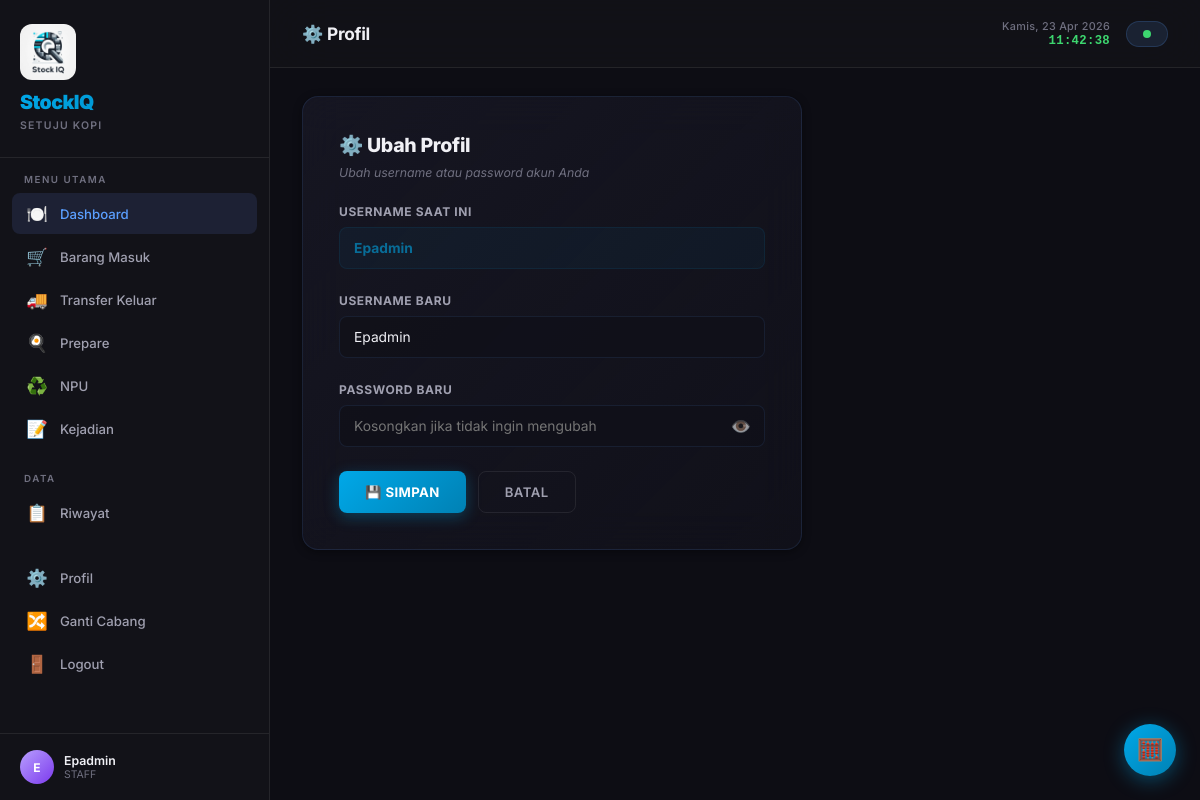
Screenshot of /admin/profile (signed in) with the database file from the repository.
### app/models.py (models this page shows)
class User(UserMixin, db.Model):
    __tablename__ = 'users'
    id = db.Column(db.Integer, primary_key=True)
    username = db.Column(db.String(80), unique=True, nullable=False)
    password_hash = db.Column(db.String(256), nullable=False)
    role = db.Column(db.String(20), nullable=False, default='staff')
    created_at = db.Column(db.DateTime, default=datetime.utcnow)
    transactions = db.relationship('Transaction', backref='user', lazy='dynamic')
    allowed_branches = db.relationship('Branch', secondary=user_branch, backref='allowed_users', lazy='dynamic')
    def is_admin(self):
        return self.role == 'admin'

### app/routes/admin.py (the view, shortened to what this page needs)
@admin_bp.route('/profile', methods=['GET', 'POST'])
@login_required
def profile():
    return render_template('admin/profile.html')

### app/templates/admin/profile.html (shortened to what this page needs)
{% extends "dashboard.html" %}
{% block page_title %}⚙️ Profil{% endblock %}
{% block content %}
<div class="form-page fade-in">
  <div class="form-card" style="max-width:500px;">
    <h2>⚙️ Ubah Profil</h2>
    <p class="form-subtitle">Ubah username atau password akun Anda</p>
    <form method="POST" action="{{ url_for('admin.profile') }}">
      <div class="form-group">
        <label for="current_username">Username Saat Ini</label>
        <input type="text" class="form-control" value="{{ current_user.username }}" readonly
               style="opacity:0.6;">
      </div>
      <div class="form-group">
        <label for="new_username">Username Baru</label>
        <input type="text" id="new_username" name="new_username" class="form-control"
               placeholder="Kosongkan jika tidak ingin mengubah" value="{{ current_user.username }}">
      </div>
      <div class="form-group">
        <label for="new_password">Password Baru</label>
        <div class="password-wrapper">
          <input type="password" id="new_password" name="new_password" class="form-control"
                 placeholder="Kosongkan jika tidak ingin mengubah">
          <button type="button" class="password-toggle" id="toggleProfilePwd" title="Tampilkan">👁️</button>
        </div>
      </div>
      <div style="display:flex;gap:12px;margin-top:16px;">
        <button type="submit" class="btn btn-primary">💾 Simpan</button>
        <a href="{{ url_for('dashboard.index') }}" class="btn btn-ghost">Batal</a>
      </div>
    </form>
  </div>
</div>
{% endblock %}

### app/templates/dashboard.html (shortened to what this page needs)
{% extends "base.html" %}
{% block body %}
<div class="app-layout">
  <aside class="sidebar" id="sidebar">
    <div class="brand-area">
      <img src="{{ url_for('static', filename='img/logo_app.png') }}" alt="StockIQ" class="sidebar-logo">
      <h2>StockIQ</h2>
      <small>Setuju Kopi</small>
    </div>
    <nav>
      <div class="nav-section">
        <div class="nav-label">Menu Utama</div>
        <a href="{{ url_for('dashboard.index') }}" class="nav-link active">
          <span class="icon">🍽️</span> Dashboard
        </a>
        <a href="{{ url_for('barang_masuk.index') }}" class="nav-link">
          <span class="icon">🛒</span> Barang Masuk
        </a>
        <a href="{{ url_for('transfer.index') }}" class="nav-link">
          <span class="icon">🚚</span> Transfer Keluar
        </a>
        <a href="{{ url_for('prepare.index') }}" class="nav-link">
          <span class="icon">🍳</span> Prepare
        </a>
        <a href="{{ url_for('npu.index') }}" class="nav-link">
          <span class="icon">♻️</span> NPU
        </a>
        <a href="{{ url_for('kejadian.index') }}" class="nav-link">
          <span class="icon">📝</span> Kejadian
        </a>
      </div>
      <div class="nav-section">
        <div class="nav-label">Data</div>
        <a href="{{ url_for('txn.riwayat') }}" class="nav-link">
          <span class="icon">📋</span> Riwayat
        </a>
      </div>
      <div class="nav-section">
        <a href="{{ url_for('admin.profile') }}" class="nav-link">
          <span class="icon">⚙️</span> Profil
        </a>
        <a href="{{ url_for('auth.select_branch') }}" class="nav-link">
          <span class="icon">🔀</span> Ganti Cabang
        </a>
        <a href="{{ url_for('auth.logout') }}" class="nav-link">
          <span class="icon">🚪</span> Logout
        </a>
      </div>
    </nav>
    <div class="sidebar-footer">
      <div class="user-info">
        <div class="avatar">{{ current_user.username[0]|upper }}</div>
        <div>
          <div class="user-name">{{ current_user.username }}</div>
          <div class="user-role">{{ current_user.role|upper }}</div>
        </div>
      </div>
    </div>
  </aside>
  <main class="main-content">
    <div class="topbar">
      <div style="display:flex;align-items:center;gap:12px;">
        <span class="page-title">{% block page_title %}🍽️ Dashboard{% endblock %}</span>
      </div>
      <div style="display:flex;align-items:center;gap:16px;">
        <div class="live-clock" id="liveClock"></div>
        <div class="branch-badge">
          <span class="dot"></span>
        </div>
      </div>
    </div>
    <div class="content-area fade-in">
      {% block content %}{% endblock %}
    </div>
  </main>
</div>
<button class="calc-toggle" id="calcToggle" title="Kalkulator">🧮</button>
{% endblock %}

### rows the page displays
User: username "E", username "Epadmin", role "STAFF", new_username "Epadmin"
